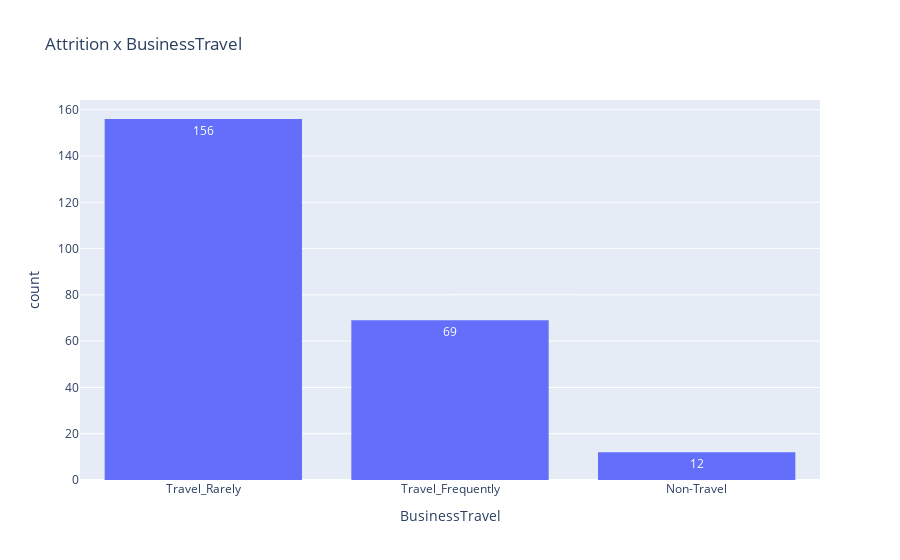
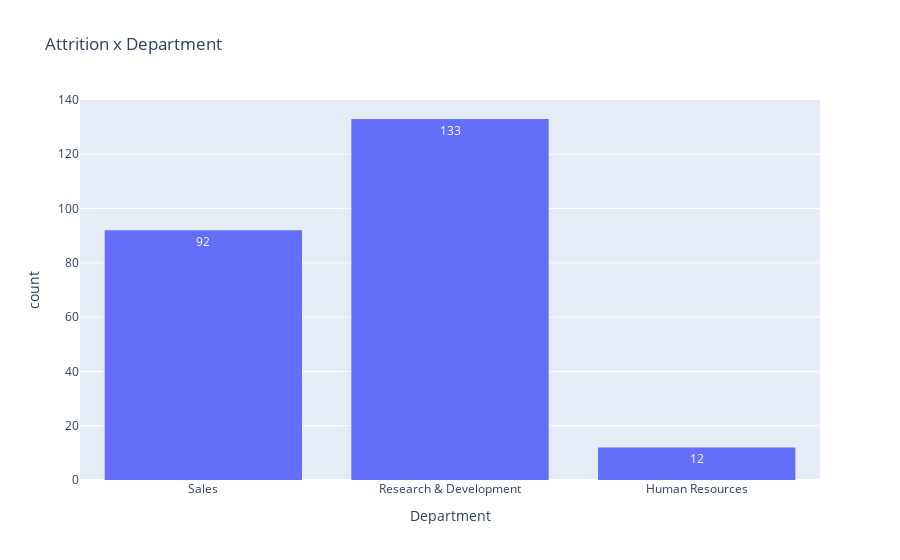
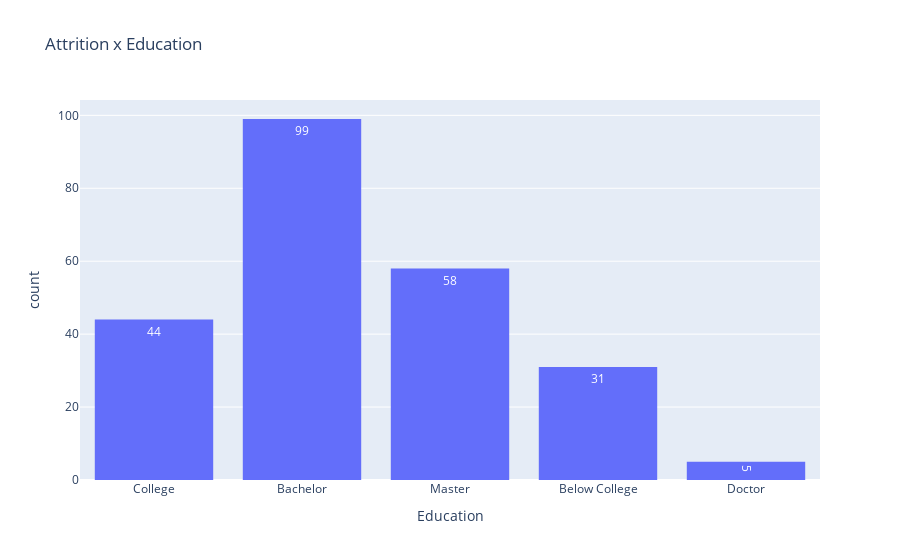
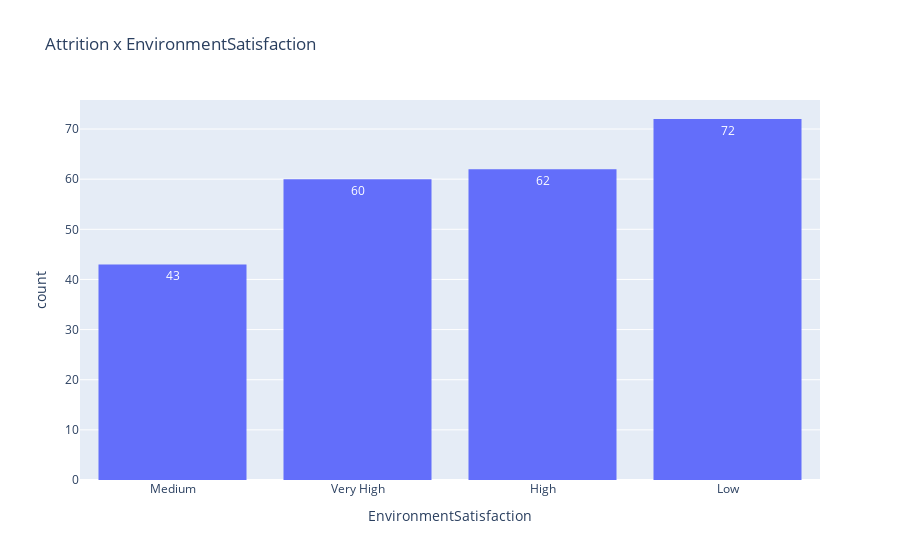

Here is the notebook cell these charts were saved with, in order:
### Code cell
# Creating visualizations for categorical values
barplot('BusinessTravel')
barplot('Department')
barplot('Education')
barplot('EnvironmentSatisfaction')
barplot('EducationField')
barplot('Gender')
barplot('JobInvolvement')
barplot('JobSatisfaction')
barplot('WorkLifeBalance')
barplot('PerformanceRating')
barplot('JobRole')
barplot('MaritalStatus')
barplot('RelationshipSatisfaction')
barplot('OverTime')

### Figure 1 — Plotly figure (JSON) as saved in the notebook; plotly's stock layout.template omitted (floating-point values rounded to 4 significant figures; data arrays with more than 128 entries replaced by an {"elided": "..."} marker saying what was removed)
{"data": [{"alignmentgroup": "True", "bingroup": "x", "hovertemplate": "BusinessTravel=%{x}<br>count=%{y}<extra></extra>", "legendgroup": "", "marker": {"color": "#636efa", "pattern": {"shape": ""}}, "name": "", "offsetgroup": "", "orientation": "v", "showlegend": false, "texttemplate": "%{value:d3-format}", "type": "histogram", "x": {"elided": "237 str values"}, "xaxis": "x", "yaxis": "y"}], "layout": {"barmode": "relative", "legend": {"tracegroupgap": 0}, "title": {"text": "Attrition x BusinessTravel"}, "xaxis": {"anchor": "y", "domain": [0, 1], "title": {"text": "BusinessTravel"}}, "yaxis": {"anchor": "x", "domain": [0, 1], "title": {"text": "count"}}}}

### Figure 2 — Plotly figure (JSON) as saved in the notebook; plotly's stock layout.template omitted (floating-point values rounded to 4 significant figures; data arrays with more than 128 entries replaced by an {"elided": "..."} marker saying what was removed)
{"data": [{"alignmentgroup": "True", "bingroup": "x", "hovertemplate": "Department=%{x}<br>count=%{y}<extra></extra>", "legendgroup": "", "marker": {"color": "#636efa", "pattern": {"shape": ""}}, "name": "", "offsetgroup": "", "orientation": "v", "showlegend": false, "texttemplate": "%{value:d3-format}", "type": "histogram", "x": {"elided": "237 str values"}, "xaxis": "x", "yaxis": "y"}], "layout": {"barmode": "relative", "legend": {"tracegroupgap": 0}, "title": {"text": "Attrition x Department"}, "xaxis": {"anchor": "y", "domain": [0, 1], "title": {"text": "Department"}}, "yaxis": {"anchor": "x", "domain": [0, 1], "title": {"text": "count"}}}}

### Figure 3 — Plotly figure (JSON) as saved in the notebook; plotly's stock layout.template omitted (floating-point values rounded to 4 significant figures; data arrays with more than 128 entries replaced by an {"elided": "..."} marker saying what was removed)
{"data": [{"alignmentgroup": "True", "bingroup": "x", "hovertemplate": "Education=%{x}<br>count=%{y}<extra></extra>", "legendgroup": "", "marker": {"color": "#636efa", "pattern": {"shape": ""}}, "name": "", "offsetgroup": "", "orientation": "v", "showlegend": false, "texttemplate": "%{value:d3-format}", "type": "histogram", "x": {"elided": "237 str values"}, "xaxis": "x", "yaxis": "y"}], "layout": {"barmode": "relative", "legend": {"tracegroupgap": 0}, "title": {"text": "Attrition x Education"}, "xaxis": {"anchor": "y", "domain": [0, 1], "title": {"text": "Education"}}, "yaxis": {"anchor": "x", "domain": [0, 1], "title": {"text": "count"}}}}

### Figure 4 — Plotly figure (JSON) as saved in the notebook; plotly's stock layout.template omitted (floating-point values rounded to 4 significant figures; data arrays with more than 128 entries replaced by an {"elided": "..."} marker saying what was removed)
{"data": [{"alignmentgroup": "True", "bingroup": "x", "hovertemplate": "EnvironmentSatisfaction=%{x}<br>count=%{y}<extra></extra>", "legendgroup": "", "marker": {"color": "#636efa", "pattern": {"shape": ""}}, "name": "", "offsetgroup": "", "orientation": "v", "showlegend": false, "texttemplate": "%{value:d3-format}", "type": "histogram", "x": {"elided": "237 str values"}, "xaxis": "x", "yaxis": "y"}], "layout": {"barmode": "relative", "legend": {"tracegroupgap": 0}, "title": {"text": "Attrition x EnvironmentSatisfaction"}, "xaxis": {"anchor": "y", "domain": [0, 1], "title": {"text": "EnvironmentSatisfaction"}}, "yaxis": {"anchor": "x", "domain": [0, 1], "title": {"text": "count"}}}}
